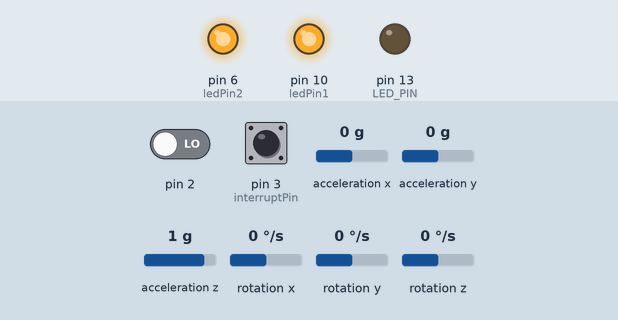
This sketch was run on a simulated Arduino Uno, built with avr-gcc and run on an emulated ATmega328P. On the bench: output pins drawn as LEDs (lit = HIGH). The test bench sets the inputs (shaded band); at power-on: pin 3 (interruptPin) HIGH, rotation z 0 °/s, pin 2 LOW, acceleration x 0 g, acceleration y 0 g, acceleration z 1 g, rotation x 0 °/s, rotation y 0 °/s. The sensor or clock chip raises its interrupt line as the real part does; what the sketch prints to the serial monitor is not drawn.

Above: at 3.7 s.
3.8 s: pin 3 (interruptPin) pulled LOW for 0.15 s
At 4.8 s:
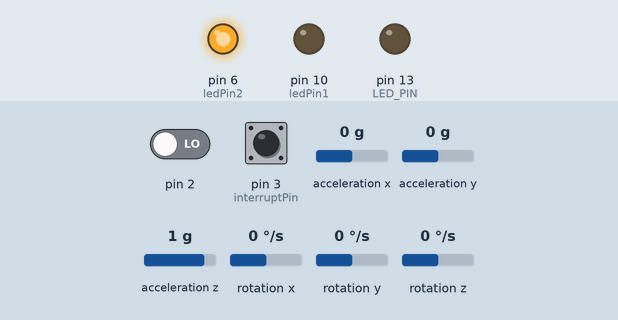
5.4 s: pin 3 (interruptPin) pulled LOW for 3.2 s
At 9.0 s:
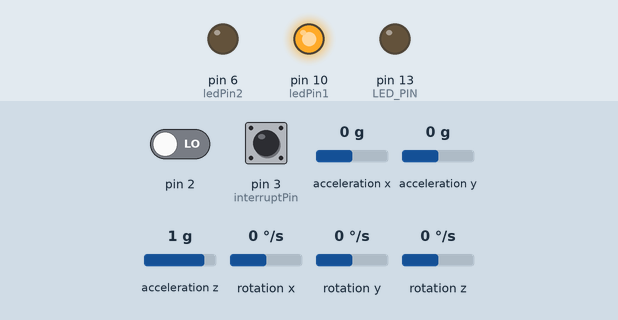
13.9 s: rotation z set to 37 °/s
16.9 s: rotation z set to 41 °/s
Timing chart, 0 to 19.4 s (numbered marks = the images above; inputs shaded):
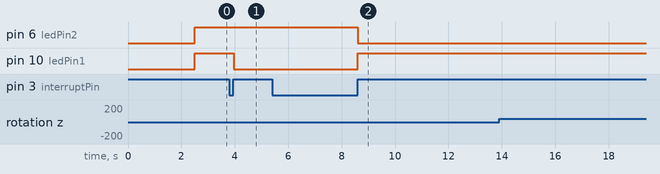

Measured:
- after the input at 3.8 s, pin 10 (ledPin1): HIGH → LOW after 0.15 s
- after the input at 5.4 s, pin 6 (ledPin2): HIGH → LOW after 3.2 s; pin 10 (ledPin1): LOW → HIGH after 3.2 s
- after the input at 13.9 s, every drawn part: stays the same
- after the input at 16.9 s, every drawn part: stays the same

The sketch:

Nano_Remote.ino
```cpp
#include "I2Cdev.h"
#include "MPU6050_6Axis_MotionApps20.h"

#if I2CDEV_IMPLEMENTATION == I2CDEV_ARDUINO_WIRE
#include "Wire.h"
#endif

MPU6050 mpu;
#define OUTPUT_READABLE_YAWPITCHROLL

#define LED_PIN 13 // (Arduino is 13, Teensy is 11, Teensy++ is 6)
bool blinkState = false;

// MPU control/status vars
bool dmpReady = false;  // set true if DMP init was successful
uint8_t mpuIntStatus;   // holds actual interrupt status byte from MPU
uint8_t devStatus;      // return status after each device operation (0 = success, !0 = error)
uint16_t packetSize;    // expected DMP packet size (default is 42 bytes)
uint16_t fifoCount;     // count of all bytes currently in FIFO
uint8_t fifoBuffer[64]; // FIFO storage buffer

// orientation/motion vars
Quaternion q;           // [w, x, y, z]         quaternion container
VectorInt16 aa;         // [x, y, z]            accel sensor measurements
VectorInt16 aaReal;     // [x, y, z]            gravity-free accel sensor measurements
VectorInt16 aaWorld;    // [x, y, z]            world-frame accel sensor measurements
VectorFloat gravity;    // [x, y, z]            gravity vector
float euler[3];         // [psi, theta, phi]    Euler angle container
float ypr[3];           // [yaw, pitch, roll]   yaw/pitch/roll container and gravity vector

// packet structure for InvenSense teapot demo
uint8_t teapotPacket[14] = { '$', 0x02, 0, 0, 0, 0, 0, 0, 0, 0, 0x00, 0x00, '\r', '\n' };


// ================================================================
// ===               INTERRUPT DETECTION ROUTINE                ===
// ================================================================

volatile bool mpuInterrupt = false;     // indicates whether MPU interrupt pin has gone high
void dmpDataReady() {
  mpuInterrupt = true;
}

#include <SoftwareSerial.h>
SoftwareSerial BTSerial(11, 12); // RX | TX

char modeArr[] = {'0', '1', '2', '3'};
int x = 1;
const byte ledPin1 = 10;
const byte ledPin2 = 6;
const byte interruptPin = 3;
volatile byte state1 = HIGH;
volatile byte state2 = HIGH;
int mode = 0;
//char controlCar = 'c';
//char controlArm = 'a';

void handleInterrupt() {
  static unsigned long long last_interrupt_time = 0;

  unsigned long long interrupt_time = millis();

  if (interrupt_time - last_interrupt_time > 200) {
    mode++;
    if (mode == 4) mode = 0;
    switch(mode){
      case 0:
      {
        state1=LOW;
        state2=LOW;
        break;
      }
       case 1:
      {
        state1=LOW;
        state2=HIGH;
        break;
      }
       case 2:
      {
        state1=HIGH;
        state2=LOW;
        break;
      }
       case 3:
      {
        state1=HIGH;
        state2=HIGH;
        break;
      }
    }
    for (int i = 0; i < 20; i++) {
      Serial.println(modeArr[mode]);
      BTSerial.write(modeArr[mode]);
    }
  }
  last_interrupt_time = interrupt_time;
}


void setup() {
  Serial.begin(115200);
  BTSerial.begin(38400);
  pinMode(ledPin1, OUTPUT);
  pinMode(ledPin2, OUTPUT);
  pinMode(interruptPin, INPUT_PULLUP);
  attachInterrupt(digitalPinToInterrupt(interruptPin), handleInterrupt, LOW);

  // join I2C bus (I2Cdev library doesn't do this automatically)
#if I2CDEV_IMPLEMENTATION == I2CDEV_ARDUINO_WIRE
  Wire.begin();
  TWBR = 24; // 400kHz I2C clock (200kHz if CPU is 8MHz)
#elif I2CDEV_IMPLEMENTATION == I2CDEV_BUILTIN_FASTWIRE
  Fastwire::setup(400, true);
#endif

  // initialize serial communication

  // (115200 chosen because it is required for Teapot Demo output, but it's
  // really up to you depending on your project)
  Serial.begin(115200);
  while (!Serial); // wait for Leonardo enumeration, others continue immediately

  // NOTE: 8MHz or slower host processors, like the Teensy @ 3.3v or Ardunio
  // Pro Mini running at 3.3v, cannot handle this baud rate reliably due to
  // the baud timing being too misaligned with processor ticks. You must use
  // 38400 or slower in these cases, or use some kind of external separate
  // crystal solution for the UART timer.

  // initialize device
  Serial.println(F("Initializing I2C devices..."));
  mpu.initialize();

  // verify connection
  Serial.println(F("Testing device connections..."));
  Serial.println(mpu.testConnection() ? F("MPU6050 connection successful") : F("MPU6050 connection failed"));

  delay(2000); // set time before first send

  // load and configure the DMP
  Serial.println(F("Initializing DMP..."));
  devStatus = mpu.dmpInitialize();

  // supply your own gyro offsets here, scaled for min sensitivity
  mpu.setXGyroOffset(220);
  mpu.setYGyroOffset(76);
  mpu.setZGyroOffset(-85);
  mpu.setZAccelOffset(1788); // 1688 factory default for my test chip

  // make sure it worked (returns 0 if so)
  if (devStatus == 0) {
    // turn on the DMP, now that it's ready
    Serial.println(F("Enabling DMP..."));
    mpu.setDMPEnabled(true);

    // enable Arduino interrupt detection
    Serial.println(F("Enabling interrupt detection (Arduino external interrupt 0)..."));
    attachInterrupt(0, dmpDataReady, RISING);
    mpuIntStatus = mpu.getIntStatus();

    // set our DMP Ready flag so the main loop() function knows it's okay to use it
    Serial.println(F("DMP ready! Waiting for first interrupt..."));
    dmpReady = true;

    // get expected DMP packet size for later comparison
    packetSize = mpu.dmpGetFIFOPacketSize();
  } else {
    // ERROR!
    // 1 = initial memory load failed
    // 2 = DMP configuration updates failed
    // (if it's going to break, usually the code will be 1)
    Serial.print(F("DMP Initialization failed (code "));
    Serial.print(devStatus);
    Serial.println(F(")"));
  }

  // configure LED for output
  pinMode(LED_PIN, OUTPUT);
  BTSerial.write(modeArr[0]);
}

// ================================================================
// ===                    MAIN PROGRAM LOOP                     ===
// ================================================================

void loop() {

  digitalWrite(ledPin1, state1);
  digitalWrite(ledPin2, state2);
  // if programming failed, don't try to do anything
  if (!dmpReady) return;

  // wait for MPU interrupt or extra packet(s) available
  while (!mpuInterrupt && fifoCount < packetSize) {
    // other program behavior stuff here
    // .
    // .
    // .
    // if you are really paranoid you can frequently test in between other
    // stuff to see if mpuInterrupt is true, and if so, "break;" from the
    // while() loop to immediately process the MPU data
    // .
    // .
    // .
  }

  // reset interrupt flag and get INT_STATUS byte
  mpuInterrupt = false;
  mpuIntStatus = mpu.getIntStatus();

  // get current FIFO count
  fifoCount = mpu.getFIFOCount();
  // check for overflow (this should never happen unless our code is too inefficient)
  if ((mpuIntStatus & 0x10) || fifoCount == 1024) {
    // reset so we can continue cleanly
    mpu.resetFIFO();
    Serial.println(F("FIFO overflow!"));

    // otherwise, check for DMP data ready interrupt (this should happen frequently)
  } else if (mpuIntStatus & 0x02) {
    // wait for correct available data length, should be a VERY short wait
    while (fifoCount < packetSize) fifoCount = mpu.getFIFOCount();

    // read a packet from FIFO
    mpu.getFIFOBytes(fifoBuffer, packetSize);

    // track FIFO count here in case there is > 1 packet available
    // (this lets us immediately read more without waiting for an interrupt)
    fifoCount -= packetSize;
#include "MPU_Controller.h"


  } else {
    BTSerial.write('S');
  }

}
```

MPU_Controller.h
```cpp
#define RADIAN 180/M_PI

#define GOING_FORWARD 'F'
#define GOING_FORWARD_SLOW 'f'
#define GOING_FORWARD_FAST 'w'

#define GOING_BACKWARD 'B'
#define GOING_BACKWARD_SLOW 'b'
#define GOING_BACKWARD_FAST 's'

#define TURNING_LEFT 'L'
#define TURNING_LEFT_SLOW 'l'
#define TURNING_LEFT_FAST 'a'

#define TURNING_RIGHT 'R'
#define TURNING_RIGHT_SLOW 'r'
#define TURNING_RIGHT_FAST 'd'

#define STOP 'S'

int turn_angle;       // to make a decision whether to turn left or right
int move_direction;   // to make a decision whether to go forward or backward
mpu.dmpGetQuaternion(&q, fifoBuffer);
mpu.dmpGetGravity(&gravity, &q);
mpu.dmpGetYawPitchRoll(ypr, &q, &gravity);

turn_angle = ypr[1] * RADIAN;
move_direction = ypr[2] * RADIAN;
Serial.print("ypr\t");
Serial.print(ypr[0] * RADIAN);
Serial.print("\t");
Serial.print(ypr[1] * RADIAN);
Serial.print("\t");
Serial.println(ypr[2] * RADIAN);

// For turning right
if (turn_angle <= -15 && turn_angle >= -30){
	BTSerial.write(TURNING_RIGHT_SLOW);
	Serial.write(TURNING_RIGHT_SLOW);
} else if (turn_angle < -30 && turn_angle >= -50){
  BTSerial.write(TURNING_RIGHT);
  Serial.write(TURNING_RIGHT);
} else if (turn_angle < -50){
  BTSerial.write(TURNING_RIGHT_FAST);
  Serial.write(TURNING_RIGHT_FAST);
}
// For turning left
else if (turn_angle >= 15 && turn_angle <= 30){
	BTSerial.write(TURNING_LEFT_SLOW);
	Serial.write(TURNING_LEFT_SLOW);
} else if (turn_angle > 30 && turn_angle <= 50){
  BTSerial.write(TURNING_LEFT);
  Serial.write(TURNING_LEFT);
} else if (turn_angle > 50){
  BTSerial.write(TURNING_LEFT_FAST);
  Serial.write(TURNING_LEFT_FAST);
}
// For going forward
else if (move_direction <= -15 && move_direction >= -25){
	BTSerial.write(GOING_FORWARD_SLOW);
	Serial.write(GOING_FORWARD_SLOW);
} else if (move_direction < -25 && move_direction >= -40){
  BTSerial.write(GOING_FORWARD);
  Serial.write(GOING_FORWARD);
} else if (move_direction < -40){
  BTSerial.write(GOING_FORWARD_FAST);
  Serial.write(GOING_FORWARD_FAST);
}
// For going backward
else if (move_direction >= 15 && move_direction <= 25) {
	BTSerial.write(GOING_BACKWARD_SLOW);
	Serial.write(GOING_BACKWARD_SLOW);
} else if (move_direction > 25 && move_direction <= 40) {
  BTSerial.write(GOING_BACKWARD);
  Serial.write(GOING_BACKWARD);
} else if (move_direction > 40) {
  BTSerial.write(GOING_BACKWARD_FAST);
  Serial.write(GOING_BACKWARD_FAST);
}
else {
	BTSerial.write(STOP);
	Serial.write(STOP);
}
```
